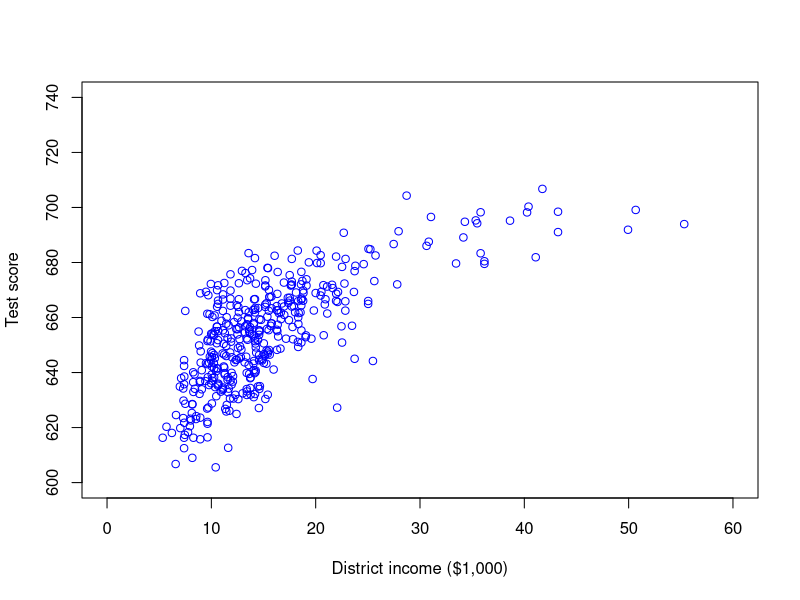
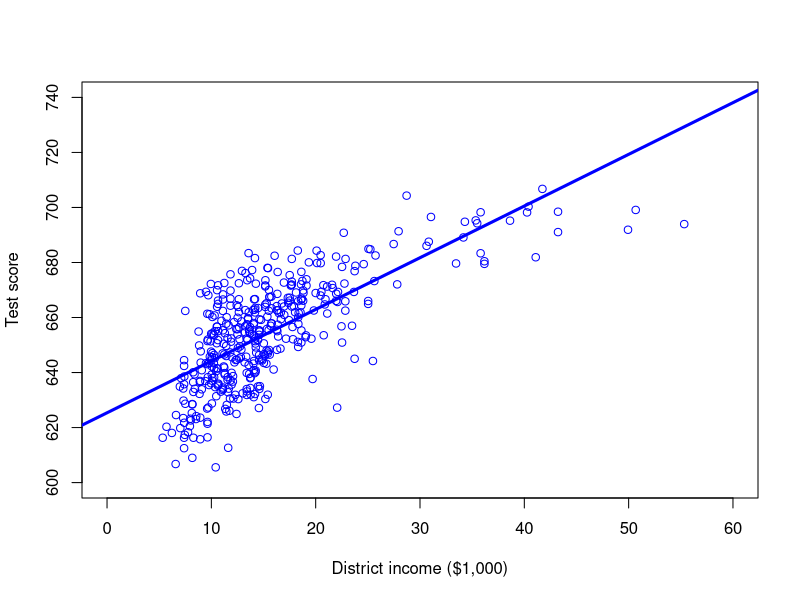
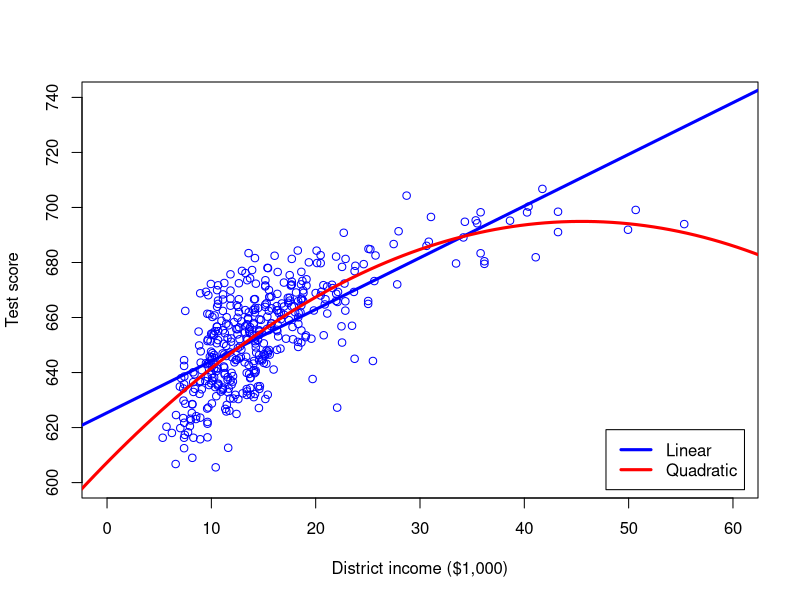
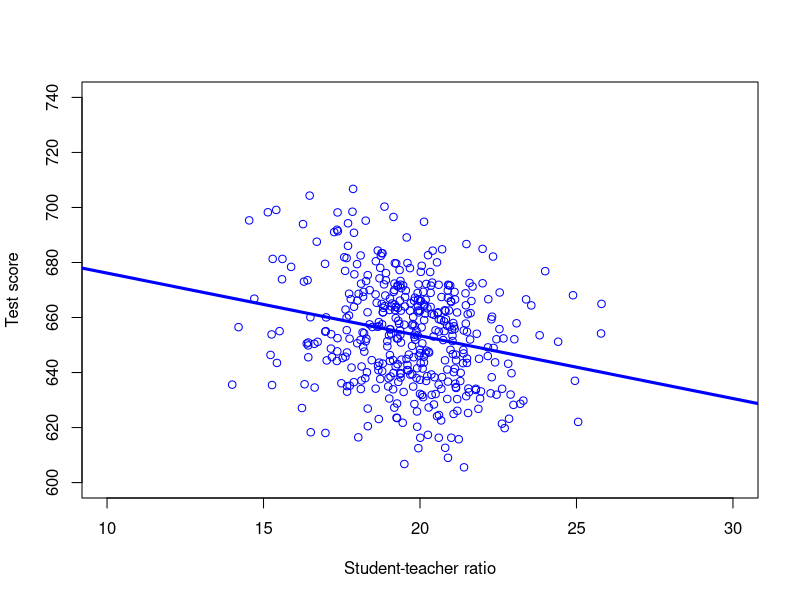
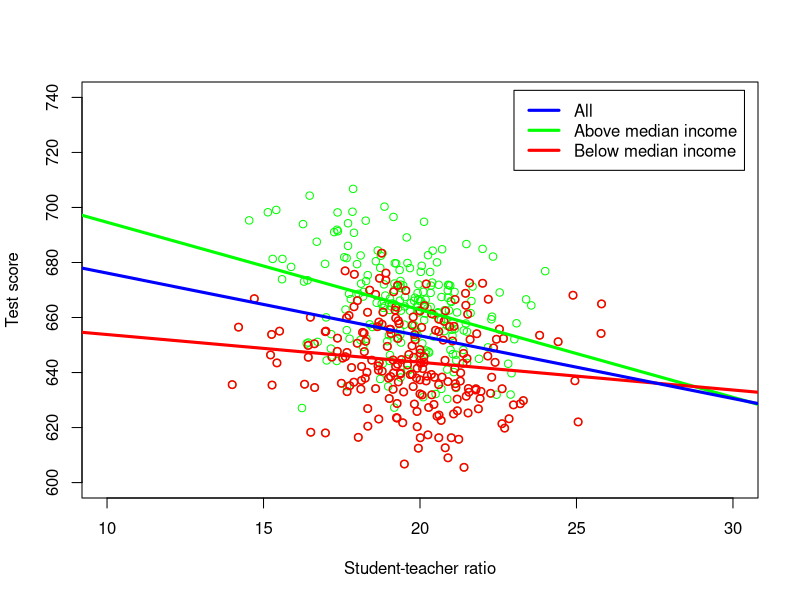

Reproduce these figures in R, in order.
## ---- chunk 1
library(AER) # Load Applied Econometrics with R library
library(parameters) # Load parameters library 
data(CASchools) # Load CASchools data
# Generate a couple of useful variables
CASchools$STR <- CASchools$students/CASchools$teachers  # Student-teacher ratio
CASchools$Score <- (CASchools$read + CASchools$math)/2  # Student test score
## ---- chunk 2
# Scatter plot of Score against STR
plot(CASchools$income,CASchools$Score,
     xlab = "District income ($1,000)", # Label x-axis
     ylab = "Test score", # Label y-axis
     col = "blue", # Make the data points blue
     xlim = c(0, 60), # Range of x-values in plot
     ylim = c(600, 740)) # Range of y-values in plot
## ---- chunk 3
# Estimate simple linear regression Score = b0 + b1*income + u
lm1 <- lm(Score ~ income, data = CASchools) # Assign OLS output to to lm1 list
# Scatter plot of Score against STR
plot(CASchools$income,CASchools$Score,
     xlab = "District income ($1,000)", # Label x-axis
     ylab = "Test score", # Label y-axis
     col = "blue", # Make the data points blue
     xlim = c(0, 60), # Range of x-values in plot
     ylim = c(600, 740)) # Range of y-values in plot
# Add simple linear sample regression function
abline(lm1,
       lwd = 3,
       col = "blue")
## ---- chunk 4
# Creating income^2
CASchools$income2 <- CASchools$income^2
# Estimate simple linear regression, assign to lm1
lm1 <- lm(Score ~ income, data = CASchools)
parameters(lm1, robust = TRUE, vcov_type = "HC1")
# Estimate polynomial regression, assign to lm2
lm2 <- lm(Score ~ income + income2, data = CASchools) 
parameters(lm2, robust = TRUE, vcov_type = "HC1")
## ---- chunk 5
# Define estimated polynomial regression function
nonlinregfct <- function(x){lm2$coefficients["(Intercept)"] +
                            lm2$coefficients["income"]*x +
                            lm2$coefficients["income2"]*x^2}
# Scatter plot of Score against STR
plot(CASchools$income,CASchools$Score,
     xlab = "District income ($1,000)", # Label x-axis
     ylab = "Test score", # Label y-axis
     col = "blue", # Make the data points blue
     xlim = c(0, 60), # Range of x-values in plot
     ylim = c(600, 740)) # Range of y-values in plot
# Add simple linear sample regression function
abline(lm1,
       lwd = 3,
       col = "blue")
curve(nonlinregfct,
      from = -10, to = 70, # Evaluate in x values from 5 to 35
      lwd = 3,
      col = "red",
      add = TRUE)
# Add legends to the plot 
legend("bottomright", inset = 0.02, 
       legend=c("Linear", "Quadratic"),
       col=c("blue", "red"), 
       lwd=c(3,3))
## ---- chunk 6
# Creating a few additional useful variables
CASchools$HigInc <- (CASchools$income >= median(CASchools$income)) # = TRUE if income above median income in sample, = FALSE otherwise
CASchools$STR.x.HigInc <- CASchools$STR * CASchools$HigInc # Interaction
# Estimate simple linear regression Score = b0 + b1*income + u
lm1 <- lm(Score ~ income, data = CASchools) # Assign OLS output to to lm1 list
lm2 <- lm(Score ~ STR, data = CASchools) # Assign OLS output to to lm1 list
lm3 <- lm(Score ~ STR + HigInc + STR.x.HigInc, data = CASchools) # Assign OLS output to to lm1 list
# Scatter plot of Score against STR
plot(CASchools$STR,CASchools$Score,
     xlab = "Student-teacher ratio", # Label x-axis
     ylab = "Test score", # Label y-axis
     col = "blue", # Make the data points blue
     xlim = c(10, 30), # Range of x-values in plot
     ylim = c(600, 740)) # Range of y-values in plot
# Add simple linear sample regression function
abline(lm2,
       lwd = 3,
       col = "blue")
## ---- chunk 7
# Creating a few additional useful variables
CASchools$HigInc <- (CASchools$income >= median(CASchools$income)) # = TRUE if income above median income in sample, = FALSE otherwise
CASchools$STR.x.HigInc <- CASchools$STR * CASchools$HigInc # Interaction
# Estimate simple linear regression Score = b0 + b1*income + u
lm3 <- lm(Score ~ STR + HigInc + STR.x.HigInc, data = CASchools) # Assign OLS output to to lm3 list
parameters(lm3, robust = TRUE, vcov_type = "HC1")
## ---- chunk 8
# Scatter plot of Score against STR
plot(CASchools$STR,CASchools$Score,
     xlab = "Student-teacher ratio", # Label x-axis
     ylab = "Test score", # Label y-axis
     col = "green", # Make the data points blue
     xlim = c(10, 30), # Range of x-values in plot
     ylim = c(600, 740)) # Range of y-values in plot
points(CASchools$STR[!CASchools$HigInc],CASchools$Score[!CASchools$HigInc],
       lwd = 1.5,
       col = "red")
# Add simple linear sample regression function
abline(lm3$coefficients["(Intercept)"] + lm3$coefficients["HigIncTRUE"],
       lm3$coefficients["STR"] + lm3$coefficients["STR.x.HigInc"],
       lwd = 3,
       col = "green")
# Add simple linear sample regression function
abline(lm3$coefficients["(Intercept)"],
       lm3$coefficients["STR"],
       lwd = 3,
       col = "red")
abline(lm2,
       lwd = 3,
       col = "blue")
# Add legends to the plot 
legend("topright", inset = 0.02, 
       legend=c("All", "Above median income", "Below median income"),
       col=c("blue", "green", "red"), 
       lwd=c(3,3,3))
